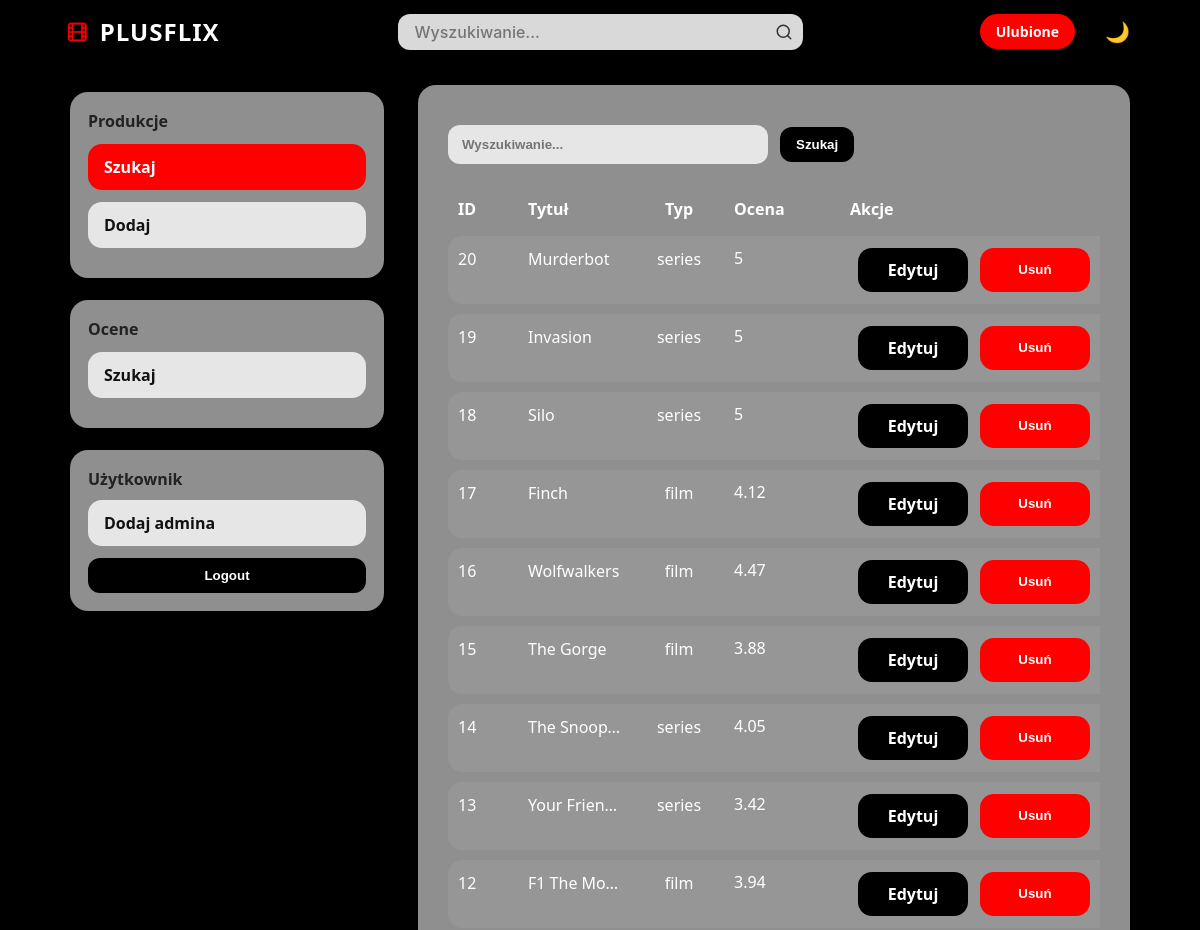
The page /admin/movies (signed in, upper part) on the database as committed earlier.
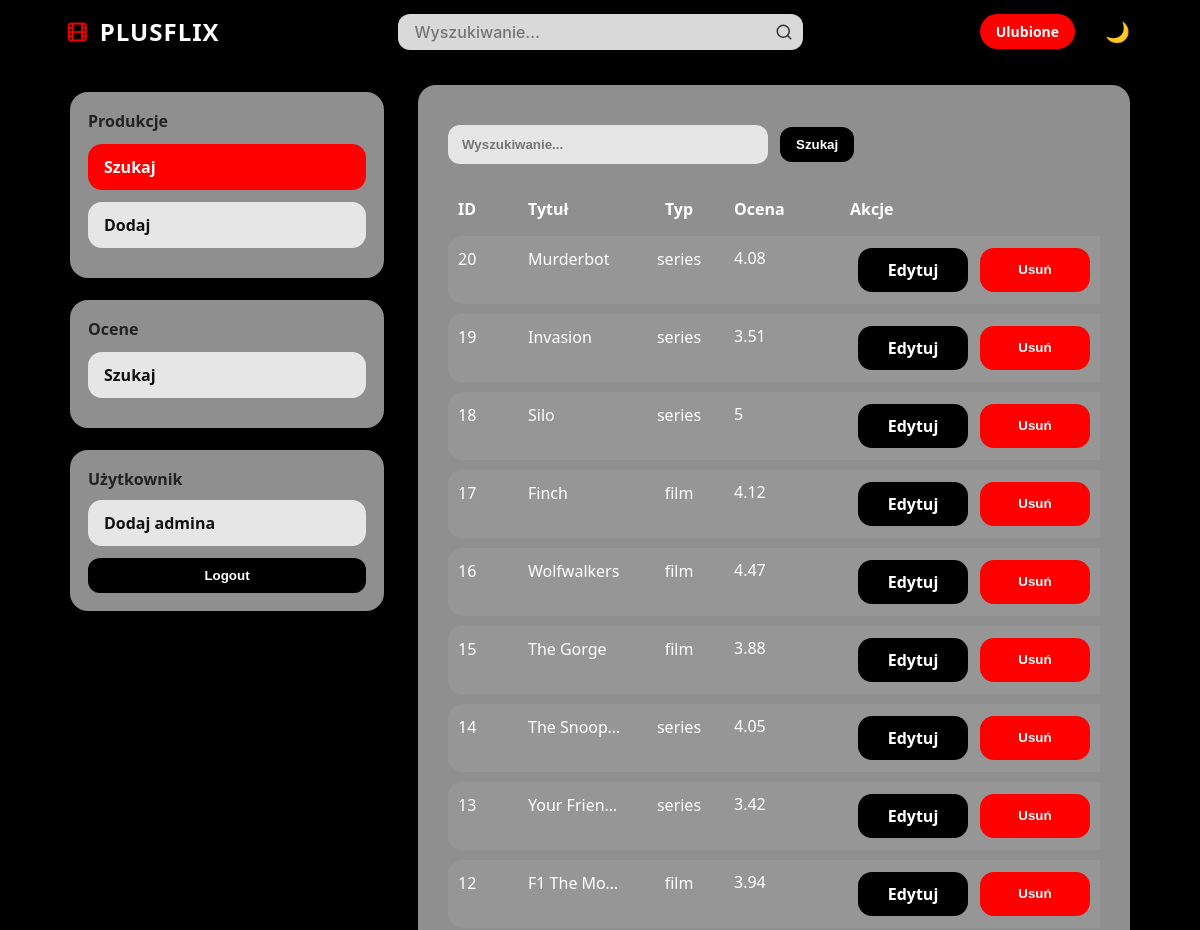
The same page on the database as committed later.
### tables this page shows
CREATE TABLE titles (
                        id INTEGER PRIMARY KEY AUTOINCREMENT,
                        name TEXT NOT NULL,
                        type TEXT CHECK(type IN ('film', 'series')) NOT NULL,
                        description TEXT,
                        categories TEXT,
                        blocked_countries TEXT,
                        image_path TEXT,
                        average_rating REAL
);

### src/Controller/AdminMovieController.php (called while the page is built, shortened)
<?php
class AdminMovieController
{
    private function db(): PDO
    {
        $pdo = Database::getConnection();
        $pdo->exec('PRAGMA foreign_keys = ON;');
        return $pdo;
    }
    public function index(): void
    {
        $q = isset($_GET['q']) ? trim((string)$_GET['q']) : '';
        $pdo = $this->db();
        $sql = "SELECT id, name, type, average_rating FROM titles WHERE 1=1";
        $params = [];
        $sql .= " ORDER BY id DESC";
        $stmt = $pdo->prepare($sql);
        $stmt->execute($params);
        $movies = $stmt->fetchAll(PDO::FETCH_ASSOC);
        require __DIR__ . '/../View/admin/movies/movieIndex.php';
    }
}

### src/View/admin/movies/movieIndex.php (the view, shortened to what this page needs)
<!doctype html>
<html lang="pl">
<head>
    <link rel="stylesheet" href="/style.css">
</head>
<body class="admin-page">
<?php require __DIR__ . '/../../partials/topbar.php'; ?>
<?php $active = 'movies'; require __DIR__ . '/../partials/nav.php'; ?>
<form class="admin-toolbar" method="get" action="/admin/movies">
    <input type="text" name="q" placeholder="Wyszukiwanie..." value="<?= htmlspecialchars($q ?? '') ?>">
    <button class="admin-tool-btn" type="submit">Szukaj</button>
</form>
<?php if (empty($movies)): ?>
    <p class="admin-muted">Brak filmów.</p>
<?php else: ?>
    <table class="admin-table">
        <thead>
        <tr>
            <th>ID</th>
            <th>Tytuł</th>
            <th>Typ</th>
            <th>Ocena</th>
            <th>Akcje</th>
        </tr>
        </thead>
        <tbody>
        <?php foreach ($movies as $m): ?>
            <tr>
                <td><?= (int)$m['id'] ?></td>
                <td><?= htmlspecialchars($m['name'] ?? '') ?></td>
                <td><?= htmlspecialchars($m['type'] ?? '') ?></td>
                <td><?= htmlspecialchars((string)($m['average_rating'] ?? '')) ?></td>
                <td class="admin-table__actions">
                    <a class="admin-small-link" href="/admin/movies/edit?id=<?= (int)$m['id'] ?>">Edytuj</a>
                    <form method="post" action="/admin/movies/delete" style="display:inline;"
                          onsubmit="return confirm('Na pewno usunąć film?')">
                        <button class="admin-small-danger" type="submit">Usuń</button>
                    </form>
                </td>
            </tr>
        <?php endforeach; ?>
        </tbody>
    </table>
<?php endif; ?>
</main></div>
</body>
</html>

Rows that differ between the two databases and show on the page:
changed titles "Murderbot": average_rating "5" → "4.08"
changed titles "Invasion": average_rating "5" → "3.51"
